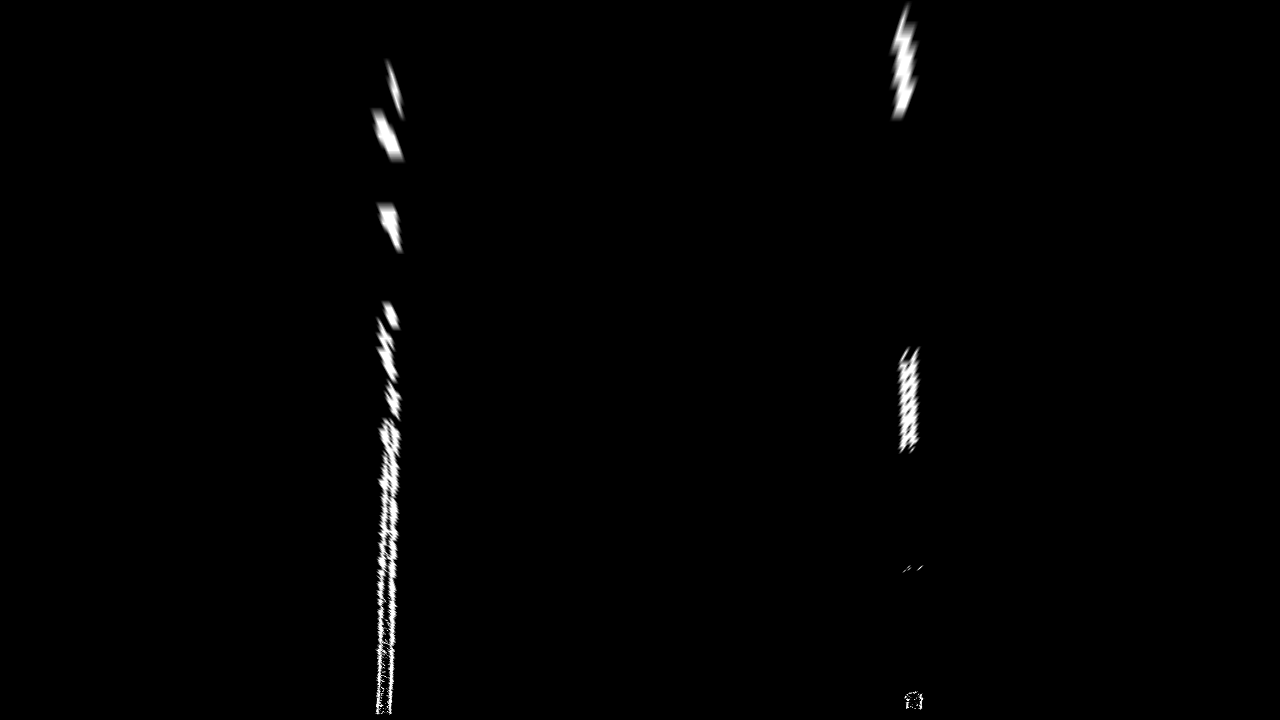
#> input picture output_images/warp_test_images/straight_lines1.jpg, 1280 x 720 px; its folder holds only this picture in this run
$ python calculate_curvature.py   (older library calls are emulated)
#> lines starting #> are read from the running program, lines starting #| are printed output that depends on the picture
#> in image_curve_fit, warped_binary_image is the input picture: shape (720, 1280); min 0, max 255, mean 2.3
import numpy as np
import cv2
import matplotlib.pyplot as plt
import glob
import matplotlib.image as mpimg
import os
import math
#plt.ion()


class FindCurvature:
    def __init__(self, image, image_name):
        self.left_fit = []
        self.right_fit = []
        self.left_lane_inds = []
        self.right_lane_inds = []
        self.left_fit_weight = []
        self.right_fit_weight = []
        self.curvature = 0
        self.out_img = 0
        self.nonzeroy = 0
        self.nonzerox = 0
        self.leftx = 0
        self.lefty = 0
        self.rightx = 0
        self.righty = 0
        self.left_pixel_curvature = 0
        self.right_pixel_curvature = 0
        self.left_curvature = 0
        self.right_curvature = 0
        self.line_base_pos = 0
        self.binary_warped = image
        self.image_name = image_name
        self.output_images_path = 'output_images'
        self.curve_fit_image_path = ''.join([self.output_images_path, '\\', 'curve_fit_images'])

    def find_curvature_fit(self):
        # Assuming you have created a warped binary image called "self.binary_warped"
        # Take a histogram of the bottom half of the image
        histogram = np.sum(self.binary_warped[self.binary_warped.shape[0]//2:,:], axis=0)
#> histogram = 1280 values, max 76330 at index 391, min 0 at index 0, mean 964.5
        # Create an output image to draw on and  visualize the result
        self.out_img = np.dstack((self.binary_warped, self.binary_warped, self.binary_warped))*255
        # Find the peak of the left and right halves of the histogram
        # These will be the starting point for the left and right lines
        midpoint = np.int(histogram.shape[0]//2)
        leftx_base = np.argmax(histogram[:midpoint])
#> leftx_base = 391
        rightx_base = np.argmax(histogram[midpoint:]) + midpoint
#> rightx_base = 912

        # Choose the number of sliding windows
        nwindows = 13
        # Set height of windows
        window_height = np.int(self.binary_warped.shape[0]//nwindows)
        # Identify the x and y positions of all nonzero pixels in the image
        nonzero = self.binary_warped.nonzero()
#> nonzero = 13842 positions, rows 1 to 714, columns 369 to 924
        self.nonzeroy = np.array(nonzero[0])
#> self.nonzeroy = 13842 values from 1 to 714
        self.nonzerox = np.array(nonzero[1])
#> self.nonzerox = 13842 values, max 924 at index 13559, min 369 at index 2699, mean 563.9
        # Current positions to be updated for each window
        leftx_current = leftx_base
#> leftx_current = 391
        rightx_current = rightx_base
#> rightx_current = 912
        # Set the width of the windows +/- margin
        margin = 100
        # Set minimum number of pixels found to recenter window
        minpix = 50

        # Step through the windows one by one
        for window in range(nwindows):
            # Identify window boundaries in x and y (and right and left)
            win_y_low = self.binary_warped.shape[0] - (window+1)*window_height
            win_y_high = self.binary_warped.shape[0] - window*window_height
            win_xleft_low = leftx_current - margin
            win_xleft_high = leftx_current + margin
            win_xright_low = rightx_current - margin
            win_xright_high = rightx_current + margin
            # Draw the windows on the visualization image
            cv2.rectangle(self.out_img, (win_xleft_low, win_y_low), (win_xleft_high, win_y_high), (0, 255, 0), 2)
            cv2.rectangle(self.out_img, (win_xright_low, win_y_low), (win_xright_high, win_y_high), (0, 255, 0), 2)
            # Identify the nonzero pixels in x and y within the window
            good_left_inds = ((self.nonzeroy >= win_y_low) & (self.nonzeroy < win_y_high) &
            (self.nonzerox >= win_xleft_low) &  (self.nonzerox < win_xleft_high)).nonzero()[0]
            good_right_inds = ((self.nonzeroy >= win_y_low) & (self.nonzeroy < win_y_high) &
            (self.nonzerox >= win_xright_low) &  (self.nonzerox < win_xright_high)).nonzero()[0]
            # Append these indices to the lists
            self.left_lane_inds.append(good_left_inds)
            self.right_lane_inds.append(good_right_inds)
            self.left_fit_weight.append(np.ones(len(good_left_inds))/float(window + 1))
            self.right_fit_weight.append(np.ones(len(good_right_inds)) / float(window + 1))
            # If you found > minpix pixels, recenter next window on their mean position
            if len(good_left_inds) > minpix:
                leftx_current = np.int(np.mean(self.nonzerox[good_left_inds]))
            if len(good_right_inds) > minpix:
                rightx_current = np.int(np.mean(self.nonzerox[good_right_inds]))
#> this loop made 13 passes
#> (win_xleft_low, win_xleft_high, win_xright_low, win_xright_high, leftx_current, rightx_current) on passes 1, 5, 6, 7, 11, 12: (291, 491, 812, 1012, 384, 913), (288, 488, 813, 1013, 389, 905), (289, 489, 805, 1005, 390, 908), (290, 490, 808, 1008, 387, 908), (287, 487, 808, 1008, 388, 896), (288, 488, 796, 996, 390, 902)
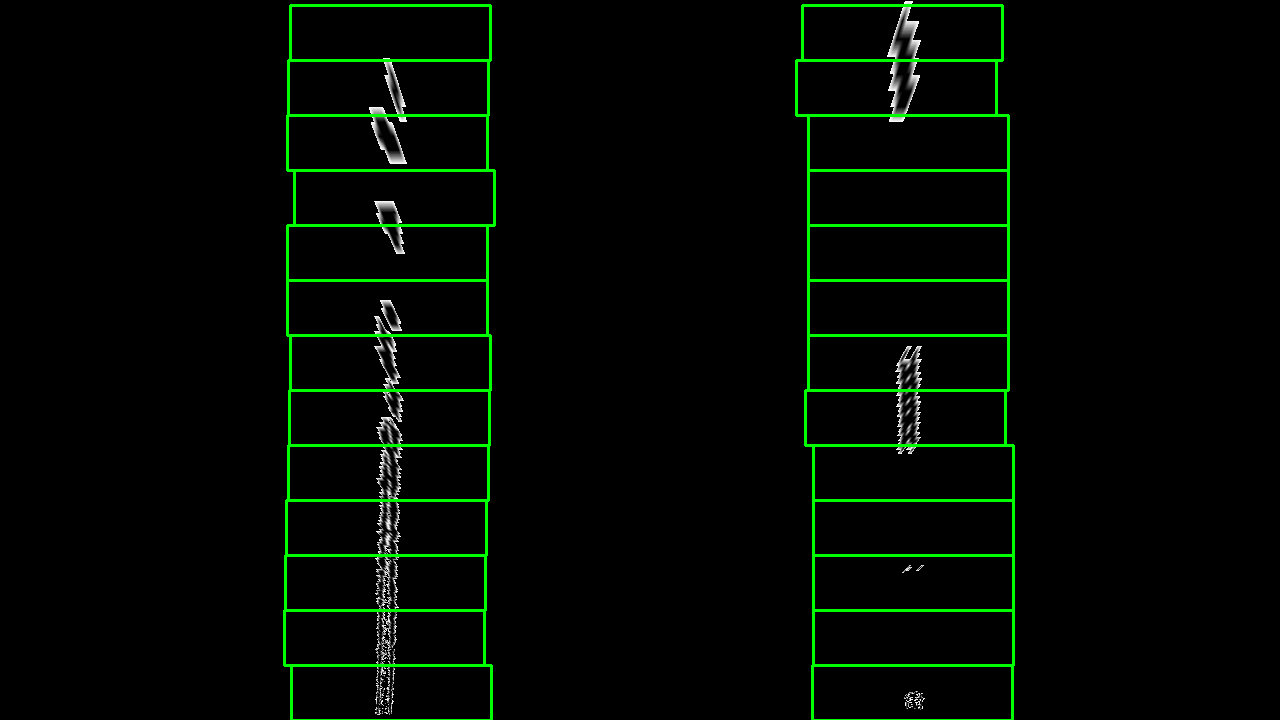
#> self.out_img: shape (720, 1280, 3); mean of channels 0, 1, 2 1.5, 8.3, 1.5; drawn as B, G, R
#> after the loop, self.left_fit_weight = 13 items; self.left_lane_inds = 13 items; self.right_fit_weight = 13 items; self.right_lane_inds = 13 items

        # Concatenate the arrays of indices
        self.left_lane_inds = np.concatenate(self.left_lane_inds)
#> self.left_lane_inds = 9148 values, max 13841 at index 590, min 1066 at index 9133, mean 8108.5
        self.right_lane_inds = np.concatenate(self.right_lane_inds)
#> self.right_lane_inds = 4661 values, max 13791 at index 178, min 33 at index 3580, mean 4637.7
        self.left_fit_weight = np.concatenate(self.left_fit_weight)
#> self.left_fit_weight = 9148 values, max 1 at index 0, min 0.0769 at index 9133, mean 0.256
        self.right_fit_weight = np.concatenate(self.right_fit_weight)
#> self.right_fit_weight = 4661 values, max 1 at index 0, min 0.0769 at index 3580, mean 0.153
        # Extract left and right line pixel positions
        leftx = self.nonzerox[self.left_lane_inds]
#> leftx = 9148 values, max 406 at index 7601, min 369 at index 8955, mean 388.4
        lefty = self.nonzeroy[self.left_lane_inds]
#> lefty = 9148 values, max 714 at index 587, min 58 at index 9133, mean 405.9
        rightx = self.nonzerox[self.right_lane_inds]
#> rightx = 4661 values, max 924 at index 72, min 887 at index 4536, mean 905.9
        righty = self.nonzeroy[self.right_lane_inds]
#> righty = 4661 values, max 709 at index 178, min 5 at index 3580, mean 241
        self.leftx = leftx
#> self.leftx has the same summary as leftx
        self.lefty = lefty
#> self.lefty has the same summary as lefty
        self.rightx = rightx
#> self.rightx has the same summary as rightx
        self.righty = righty
#> self.righty has the same summary as righty
        if len(self.leftx) and len(self.leftx) > 0:
            # Fit a second order polynomial to each
            self.left_fit = np.polyfit(lefty, leftx, 2, w=self.left_fit_weight)
#> self.left_fit = [-4.04e-05, 0.0248, 386.3]
        else:
            self.left_fit = np.array([0, 0, 0])
        if len(self.righty) and len(self.rightx) > 0:
            self.right_fit = np.polyfit(righty, rightx, 2, w=self.right_fit_weight)
#> self.right_fit = [9.06e-06, 0.00961, 902.7]
        else:
            self.right_fit = np.array([0, 0, 0])

    def plot_curve_fit(self):
        if not os.path.exists(self.curve_fit_image_path):
            os.makedirs(self.curve_fit_image_path)

        # Generate x and y values for plotting
        ploty = np.linspace(0, self.binary_warped.shape[0] - 1, self.binary_warped.shape[0])
#> ploty = 720 values from 0 to 719
        left_fitx = self.left_fit[0] * ploty ** 2 + self.left_fit[1] * ploty + self.left_fit[2]
#> left_fitx = 720 values, max 390.2 at index 308, min 383.3 at index 719, mean 388.3
        right_fitx = self.right_fit[0] * ploty ** 2 + self.right_fit[1] * ploty + self.right_fit[2]
#> right_fitx = 720 values from 902.7 to 914.3
        self.out_img[self.nonzeroy[self.left_lane_inds], self.nonzerox[self.left_lane_inds]] = [255, 0, 0]
        self.out_img[self.nonzeroy[self.right_lane_inds], self.nonzerox[self.right_lane_inds]] = [0, 0, 255]
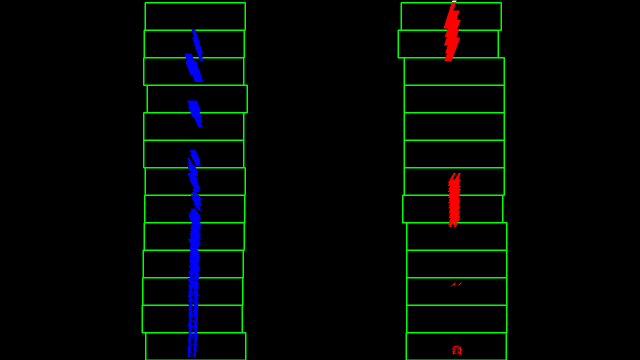
#> self.out_img: shape (720, 1280, 3) (shown at 1/2 size); mean of channels 0, 1, 2 2.5, 6.6, 1.3; drawn as B, G, R
        plt.imshow(self.out_img)
        plt.plot(left_fitx, ploty, color='yellow')
        plt.plot(right_fitx, ploty, color='yellow')
        plt.xlim(0, 1280)
        plt.ylim(720, 0)
        pure_file_name = self.image_name[self.image_name.rfind('\\') + 1:]
        plt.savefig(''.join([self.curve_fit_image_path, '\\', pure_file_name]))
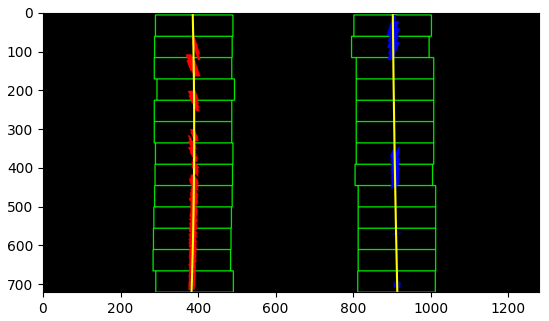
#> figure drawn by matplotlib, 1 panel
        plt.clf()

    def get_curvature(self):
        y_eval = self.binary_warped.shape[0] - 1

        # Define conversions in x and y from pixels space to meters
        ym_per_pix = 30/720. # meters per pixel in y dimension
        xm_per_pix = 3.7/700. # meters per pixel in x dimension


        mx = xm_per_pix
        my = ym_per_pix
        left_fit_cr = [mx / (my ** 2) * self.left_fit[0], (mx/my) * self.left_fit[1], self.left_fit[2]]
#> left_fit_cr = [-0.000123, 0.00315, 386.3]
        right_fit_cr = [mx / (my ** 2) * self.right_fit[0], (mx/my) * self.right_fit[1], self.right_fit[2]]
#> right_fit_cr = [2.76e-05, 0.00122, 902.7]
        # Calculate the new radii of curvature
        left_curverad_meter  = ((1 + (2 * left_fit_cr[0] * y_eval + left_fit_cr[1]) ** 2) ** 1.5) / np.absolute(2 * left_fit_cr[0])
#> left_curverad_meter = 4255.1
        right_curverad_meter  = ((1 + (2 * right_fit_cr[0] * y_eval + right_fit_cr[1]) ** 2) ** 1.5) / np.absolute(2 * right_fit_cr[0])
#> right_curverad_meter = 18170.5
        #print(left_curverad_meter, 'm', right_curverad_meter, 'm')
        self.left_curvature = left_curverad_meter
#> self.left_curvature = 4255.1
        self.right_curvature = right_curverad_meter
#> self.right_curvature = 18170.5
        self.curvature = (self.left_curvature + self.right_curvature)/2
#> self.curvature = 11212.8

        # find end vehicle position
        left_x = self.left_fit[0] * (y_eval** 2) + self.left_fit[1] * y_eval + self.left_fit[2]
#> left_x = 383.3
        right_x = self.right_fit[0] * (y_eval** 2) + self.right_fit[1] * y_eval + self.right_fit[2]
#> right_x = 914.3

        self.line_base_pos = (self.binary_warped.shape[1]/2 - (left_x + right_x)/2) * mx
#> self.line_base_pos = -0.0467
        # [4 lines of commented-out code are left out]


def image_curve_fit():
    for warped_binary_image_name in glob.glob('output_images\\warp_test_images\\*.jpg'):
        warped_binary_image = cv2.imread(warped_binary_image_name, 0)
        #print(np.max(warped_binary_image))
        test_image_fit_curve = FindCurvature(warped_binary_image, warped_binary_image_name)
        test_image_fit_curve.find_curvature_fit()
        test_image_fit_curve.plot_curve_fit()
        test_image_fit_curve.get_curvature()


def main():
    image_curve_fit()


if __name__ == '__main__':
    main()

$ run again, on output_images/warp_test_images/test3.jpg
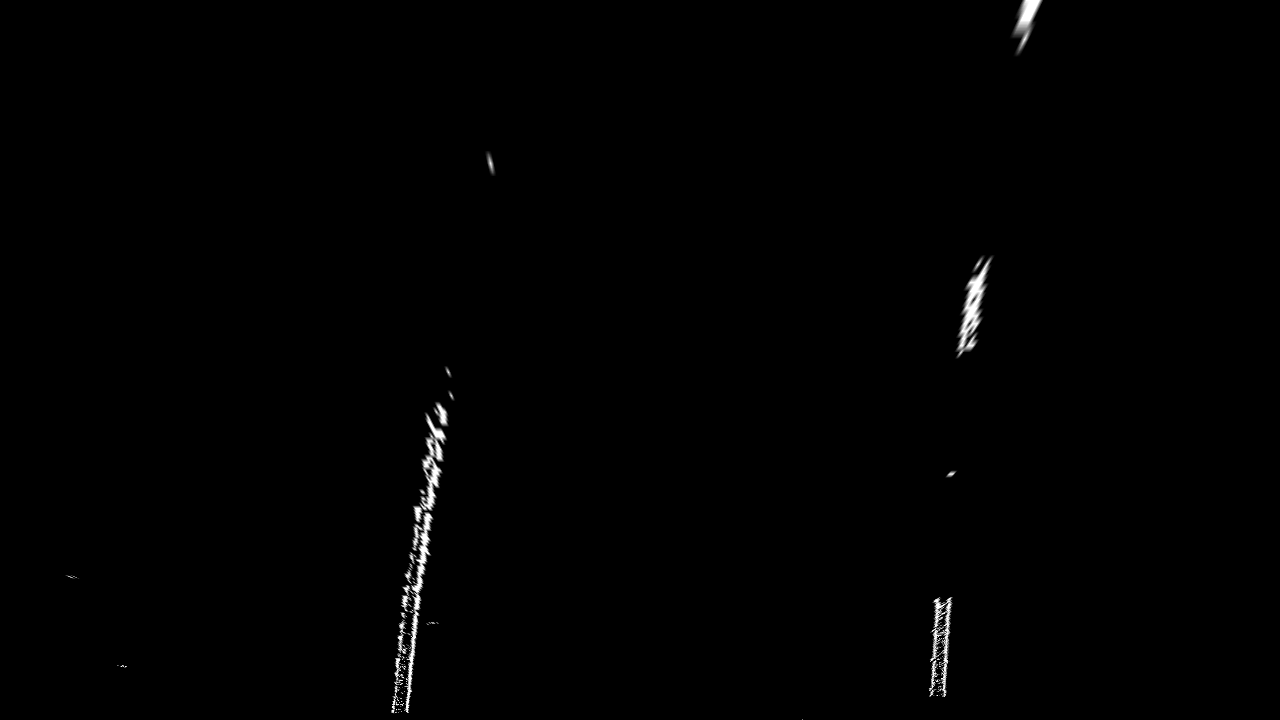
#> input picture output_images/warp_test_images/test3.jpg, 1280 x 720 px
#> in image_curve_fit, warped_binary_image is the input picture: shape (720, 1280); min 0, max 255, mean 1.4
#> histogram = 1280 values, max 19543 at index 415, min 0 at index 0, mean 672.6
#> leftx_base = 415
#> rightx_base = 945
#> nonzero = 9146 positions, rows 0 to 719, columns 65 to 1042
#> self.nonzeroy = 9146 values from 0 to 719
#> self.nonzerox = 9146 values, max 1042 at index 20, min 65 at index 5879, mean 676.4
#> in find_curvature_fit, `leftx_current = leftx_base`: leftx_current = 415
#> in find_curvature_fit, `rightx_current = rightx_base`: rightx_current = 945
#> the loop in find_curvature_fit, `for window in range(nwindows):` made 13 passes
#> (win_xleft_low, win_xleft_high, win_xright_low, win_xright_high, leftx_current, rightx_current) on passes 1, 2, 3, 5, 7: (315, 515, 845, 1045, 402, 938), (302, 502, 838, 1038, 408, 940), (308, 508, 840, 1040, 414, 942), (322, 522, 842, 1042, 431, 950), (337, 537, 850, 1050, 447, 965)
#> after the loop in find_curvature_fit, `for window in range(nwindows):`:
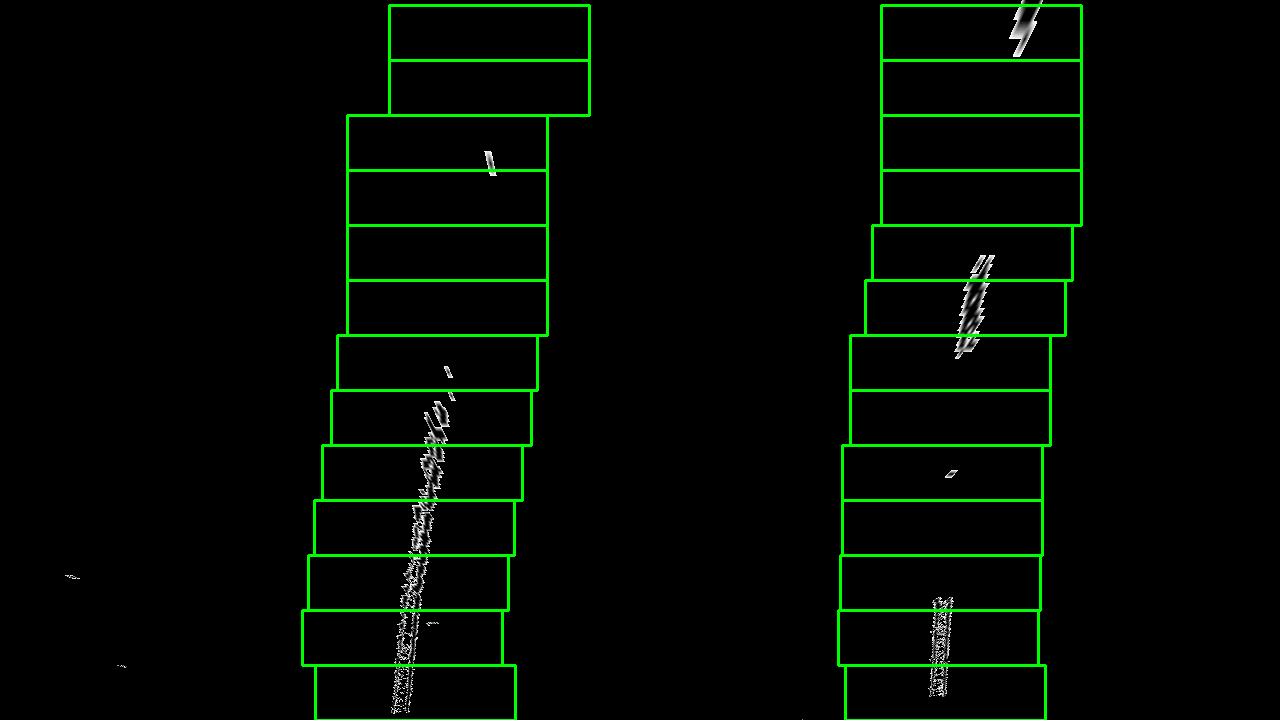
#> self.out_img: shape (720, 1280, 3); mean of channels 0, 1, 2 1.1, 8, 1.1; drawn as B, G, R
#> after the loop in find_curvature_fit, `for window in range(nwindows):`: self.left_fit_weight = 13 items
#> in find_curvature_fit, `self.left_lane_inds = np.concatenate(self.left_lane_inds)`: self.left_lane_inds = 4872 values, max 9144 at index 560, min 960 at index 4741, mean 5442.2
#> in find_curvature_fit, `self.right_lane_inds = np.concatenate(self.right_lane_inds)`: self.right_lane_inds = 4127 values, max 8964 at index 387, min 106 at index 3273, mean 3640
#> in find_curvature_fit, `self.left_fit_weight = np.concatenate(self.left_fit_weight)`: self.left_fit_weight = 4872 values, max 1 at index 0, min 0.0909 at index 4741, mean 0.36
#> in find_curvature_fit, `self.right_fit_weight = np.concatenate(self.right_fit_weight)`: self.right_fit_weight = 4127 values, max 1 at index 0, min 0.0769 at index 3273, mean 0.282
#> leftx = 4872 values, max 496 at index 4740, min 391 at index 494, mean 423
#> lefty = 4872 values, max 713 at index 559, min 151 at index 4741, mean 531.7
#> rightx = 4127 values, max 1040 at index 3293, min 928 at index 284, mean 972
#> righty = 4127 values, max 696 at index 383, min 5 at index 3273, mean 364.9
#> self.leftx has the same summary as leftx
#> self.lefty has the same summary as lefty
#> self.rightx has the same summary as rightx
#> self.righty has the same summary as righty
#> self.left_fit = [0.000115, -0.264, 529.7]
#> self.right_fit = [0.000137, -0.227, 1029.3]
#> ploty = 720 values from 0 to 719
#> left_fitx = 720 values, max 529.7 at index 0, min 399 at index 719, mean 454.5
#> right_fitx = 720 values, max 1029.3 at index 0, min 937.1 at index 719, mean 971.4
#> in plot_curve_fit, `plt.savefig(''.join([self.curve_fit_image_path, '\\', pure_file_name]))`:
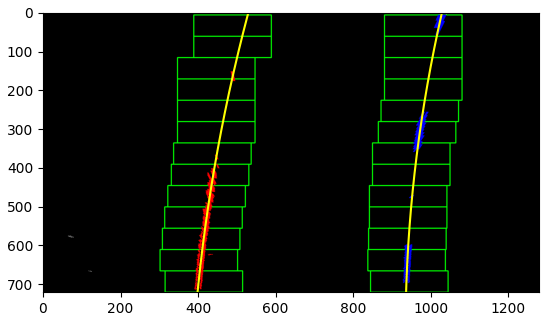
#> figure drawn by matplotlib, 1 panel
#> left_fit_cr = [0.00035, -0.0335, 529.7]
#> right_fit_cr = [0.000419, -0.0288, 1029.3]
#> left_curverad_meter = 1926.4
#> right_curverad_meter = 1829
#> self.left_curvature = 1926.4
#> self.right_curvature = 1829
#> self.curvature = 1877.7
#> left_x = 399
#> right_x = 937.1
#> self.line_base_pos = -0.148
